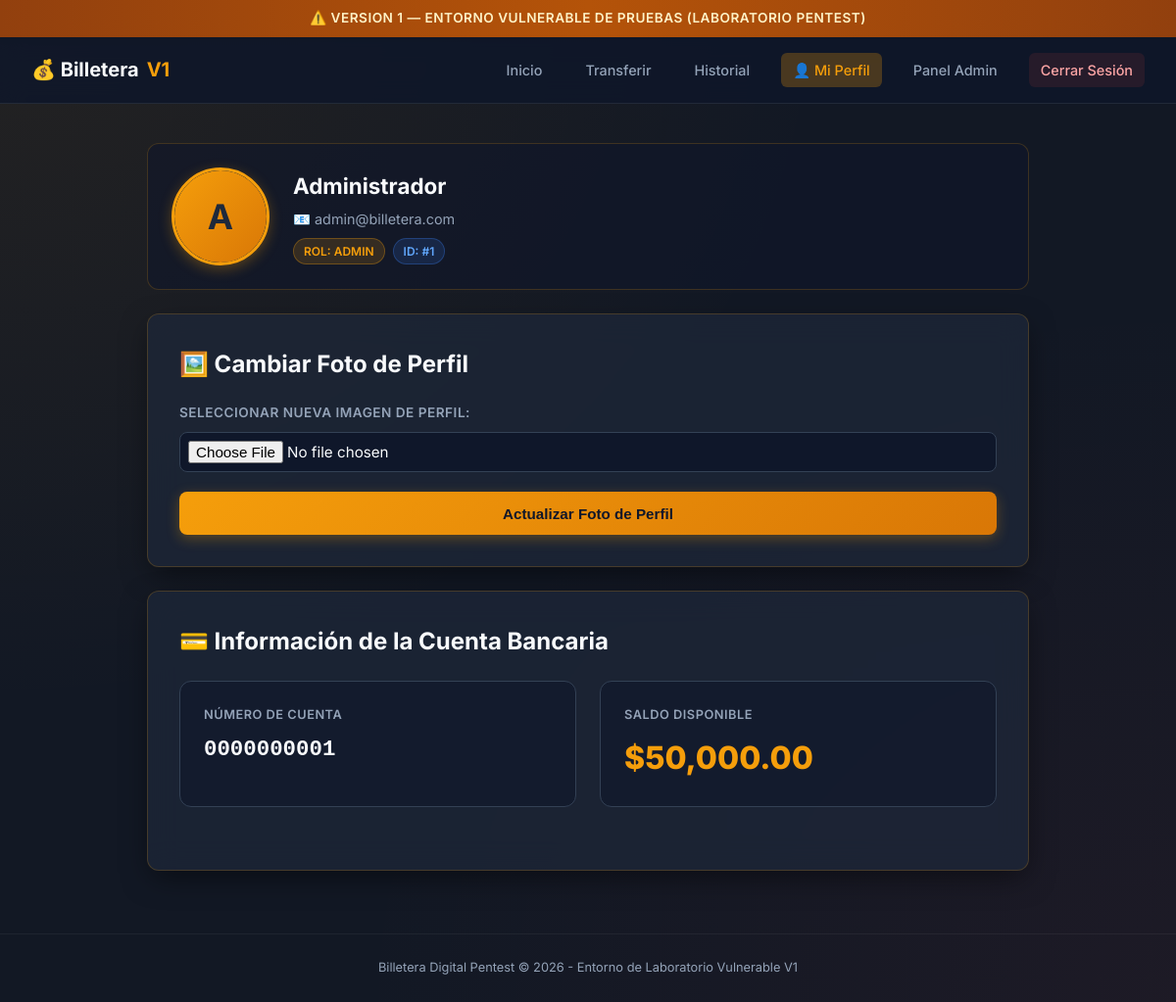
Page /app/src/perfil.php (signed in) on the committed database.
### tables this page shows
CREATE TABLE IF NOT EXISTS cuentas (
    id INT AUTO_INCREMENT PRIMARY KEY,
    usuario_id INT NOT NULL,
    saldo DECIMAL(10,2) DEFAULT 0.00,
    numero_cuenta VARCHAR(20) NOT NULL,
    FOREIGN KEY (usuario_id) REFERENCES usuarios(id)
);

CREATE TABLE IF NOT EXISTS usuarios (
    id INT AUTO_INCREMENT PRIMARY KEY,
    nombre VARCHAR(100) NOT NULL,
    email VARCHAR(100) NOT NULL UNIQUE,
    password VARCHAR(255) NOT NULL,           
    rol ENUM('user','admin') DEFAULT 'user',
    foto_perfil VARCHAR(255) DEFAULT NULL,
    token_recuperacion VARCHAR(255) DEFAULT NULL,
    creado_en DATETIME DEFAULT CURRENT_TIMESTAMP
);

### app/src/perfil.php (the view, shortened to what this page needs)
<?php
require_once __DIR__ . '/config/db.php';
$usuario_id = $_SESSION['usuario_id'];
$query_usr = "SELECT u.*, c.numero_cuenta, c.saldo
              FROM usuarios u
              LEFT JOIN cuentas c ON u.id = c.usuario_id
              WHERE u.id = $usuario_id";
$res_usr = mysqli_query($conn, $query_usr);
$usuario = mysqli_fetch_assoc($res_usr);
?>
<!DOCTYPE html>
<html lang="es">
<head>
    <link rel="stylesheet" href="css/style.css">
</head>
<body>
    <div class="version-banner">
        ⚠️ VERSION 1 — ENTORNO VULNERABLE DE PRUEBAS (LABORATORIO PENTEST)
    </div>
    <header class="navbar">
        <a href="index.php" class="brand">💰 Billetera<span>V1</span></a>
        <nav>
            <a href="index.php">Inicio</a>
            <a href="transferir.php">Transferir</a>
            <a href="historial.php">Historial</a>
            <a href="perfil.php" class="active">👤 Mi Perfil</a>
            <?php if ($_SESSION['rol'] === 'admin'): ?>
                <a href="admin/panel.php">Panel Admin</a>
            <?php endif; ?>
            <a href="logout.php" class="btn-logout">Cerrar Sesión</a>
        </nav>
    </header>
    <main class="container">
        <div class="profile-card">
            <div class="profile-avatar-container">
                <?php if (!empty($usuario['foto_perfil'])): ?>
                    <img src="<?= $usuario['foto_perfil'] ?>?t=<?= time() ?>" alt="Foto de perfil" class="profile-avatar">
                <?php else: ?>
                    <div class="profile-avatar-placeholder">
                        <?= strtoupper(substr($usuario['nombre'], 0, 1)) ?>
                    </div>
                <?php endif; ?>
            </div>
            <div class="profile-details">
                <div class="profile-name"><?= $usuario['nombre'] ?></div>
                <div class="profile-email">📧 <?= $usuario['email'] ?></div>
                <div style="display:flex; gap:0.5rem; margin-top:0.5rem; flex-wrap:wrap;">
                    <span class="profile-badge">Rol: <?= strtoupper($usuario['rol']) ?></span>
                    <span class="profile-badge" style="background:rgba(59,130,246,0.15); color:#60a5fa; border-color:rgba(59,130,246,0.3);">
                        ID: #<?= $usuario['id'] ?>
                    </span>
                </div>
            </div>
        </div>
        <div class="card" style="margin-bottom: 1.5rem;">
            <h2 class="card-title">🖼️ Cambiar Foto de Perfil</h2>
            <form method="POST" action="perfil.php" enctype="multipart/form-data">
                <div class="form-group">
                    <label>Seleccionar Nueva Imagen de Perfil:</label>
                    <input type="file" name="foto" class="form-control" style="padding: 0.5rem;" required>
                </div>
                <button type="submit" class="btn">Actualizar Foto de Perfil</button>
            </form>
        </div>
        <div class="card">
            <h2 class="card-title">💳 Información de la Cuenta Bancaria</h2>
            <div class="account-widget">
                <div class="stat-box">
                    <div class="title">Número de Cuenta</div>
                    <div class="value" style="font-size:1.4rem; color:var(--text-main); font-family:monospace;">
                        <?= $usuario['numero_cuenta'] ?? 'N/A' ?>
                    </div>
                </div>
                <div class="stat-box">
                    <div class="title">Saldo Disponible</div>
                    <div class="value">$<?= number_format((float)($usuario['saldo'] ?? 0), 2) ?></div>
                </div>
            </div>
        </div>
    </main>
    <footer>
        Billetera Digital Pentest &copy; 2026 - Entorno de Laboratorio Vulnerable V1
    </footer>
</body>
</html>

### rows in the picture
cuentas: usuario.nombre "A", usuario.nombre "Administrador", usuario.email "admin@billetera.com", usuario.rol "ADMIN", usuario "1", numero_cuenta "0000000001", saldo "50,000.00"
